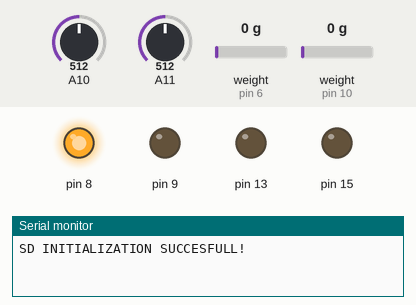
Simulated run of this sketch. Board: Arduino Mega 2560, built with avr-gcc and run on an emulated ATmega2560. Shown: output pins drawn as LEDs (lit = HIGH), the last lines printed to the serial monitor. The test bench sets the inputs (shaded band); at power-on: A10 = 512, A11 = 512, weight on the scale (sensors on pin 6, pin 10) 0 g. Storage starts empty; no radio packets arrive unless stated.

Above: at 3.1 s.
At 5.2 s:
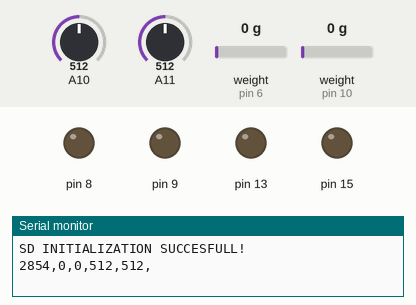
Timing chart, 0 to 5.7 s (numbered marks = the images above):
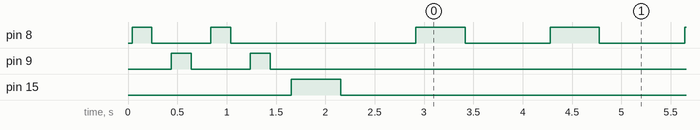

The sketch:

Banquinho-Code.ino
```cpp
/**
 * Banquinho Code
 * @version 1.0
 * @author Carlos Andrade Hernandez
 * @author Lidia Monroy
 * @author Natalie Jimena Roldan
 * @date 02/04/2024
*/

#include <Q2HX711.h>
#include <SdFat.h>
#include <SPI.h>
#include <LoRa.h>

// *-----LOAD CELL PINS-----*
#define HX711_DOUT1   6
#define HX711_SCK1    7

#define HX711_DOUT2   10
#define HX711_SCK2    11

// *-----PRESSURE SENSOR PINS-----*
#define pressurePin1   27
#define pressurePin2   26

// *-----TEMPERATURE SENSOR PINS-----*
#define temperaturePin1   14
#define temperaturePin2   2

// *-----SPI PINS-----*
#define MISO         16 //21 físico
#define CS_LORA      17 //17 - 29 físico 22 maybe
#define CS_SD        22 //29 maybe
#define MOSI         19 //25 físico
#define DIO_0        20 //100000000 - 14 físico
#define RST          21 //21
#define SCK          18 //24 maybe

// *-----STATE SIGNALS PINS-----*
#define LED_1     8
#define LED_2     9
#define BUZZER    15

// *-----PIROTECNIC CHANEL PIN-----*
#define CH1       13

// *-----LOAD CELLS CONSTANTS, OBJECTS AND VARS-----*
#define A1           /*0.00004*/ 7.72797e-05
#define B1          /*-0.673906*/  -646.825

#define A2            7.72797e-05
#define B2            -646.825

Q2HX711 loadcell1(HX711_DOUT1,HX711_SCK1);
Q2HX711 loadcell2(HX711_DOUT2,HX711_SCK2);

unsigned long cellADC1;
unsigned long cellADC2;

float kgf1;
float kgf2;

// *-----PRESSURE SENSORS VARS-----*
unsigned long pressureADC1;
unsigned long pressureADC2;

float mpa1;
float mpa2;

// *-----TEMPERATURE SENSORS VARS-----*
unsigned long temperatureADC1;
unsigned long temperatureADC2;

float celsius1;
float celsius2;

// *-----DATA OBJECTS AND VARS-----*
SdFat sd;
String fileName;
String dataCSV;

// *-----EXTRA VARS-----*

void setup() {
  Serial.begin(115200);

  // START MODULES (SD, LORA, LEDS AND BUZZER)
  start_modules();

  // CREATE THE FILE NAME
  fileName = createFileName("data", ".csv");

  // CREATE HEADERS TO THE FILE
  //String header = "t[s], cellADC1, cellADC2, pressureADC1, pressureADC2, tempADC1, tempADC2,";
  //header += "kgf1, kgf2, mpa1, mpa2, celsius1, celsius2";
  String header = "t[s], cellADC1, pressureADC1,";
  header += "kgf1, mpa1";
  writeFile(fileName, header, false);

  // BUZZ OF SUCCESS OF SETUP
  buzz(15, 500);
}


void loop() {
  // ACTIVATE THE PIROTECNIC CHANEL 60 segs

  // Read the values of the load cell and update their vars values
  readCells();
  // Read the values of pressure sensor and update their vars values
  readPressure();
  // Read the values of temperature sensor and update their vars values
  //readTemperature();
  // Build the CSV string
  buildCsvString();
  // Send the CSV string with LoRa
  loraSend(dataCSV);
  // Write data into de SD file
  //writeFile(fileName, dataCSV, true);

  Serial.println(dataCSV);


  delay(100);
}
```

functions.ino
```cpp
/**
  * Function to blink a defined led
  * @param pin  LED pin
  * @param time time between the blinks
*/
void blink(int pin, int time) {
  digitalWrite(pin, HIGH);
  delay(time);
  digitalWrite(pin, LOW);
  delay(time);
}

/**
  * Function to buzz a defined buzzer
  * @param pin  Buzzer pin
  * @param time time between the buzz
*/
void buzz(int pin, int time) {
  digitalWrite(pin, HIGH);
  delay(time);
  digitalWrite(pin, LOW);
  delay(time);
}

void kboom(int pin, int time, bool toBuzz) {
  if (toBuzz) {
    buzz(15, 500);
  }
  digitalWrite(pin, HIGH);
  delay(time);
  digitalWrite(pin, LOW);
}

/*
 * Function to initialize the LoRa Module
*/
void lora_init() {
  LoRa.setPins(CS_LORA, RST, DIO_0);
  if (!LoRa.begin(915E6)) {
    Serial.println("LoRa INITIALIZATION ERROR");
    // while (1);
  }
  // SF -> 7
  // CR -> 4
  LoRa.setSyncWord(0xB2);
  //LoRa.setSpreadingFactor(6);
  //LoRa.setSignalBandwidth(125E3);
  //LoRa.setTxPower(18);
}

/*
 * Function to initialize the SD Module
*/
void sd_init() {
  if (!sd.begin(CS_SD, SPI_HALF_SPEED)) {
    Serial.println("ERROR IN THE SD INITIALIZATION!");
    blink(9, 50); // Blink until the SD BEGIN CORRECTLY
  }
  Serial.println("SD INITIALIZATION SUCCESFULL!");
}

/**
  * Function to start the modules.
*/
void start_modules() {
  // LEDS AND PIROTECNIC CHANEL INITIALIZATION
  pinMode(8, OUTPUT);
  pinMode(9, OUTPUT);
  pinMode(15, OUTPUT);
  pinMode(13, OUTPUT);

  // SD BEGIN PROCEDURE
  sd_init();

  // LORA MODULE BEGIN PROCEDURE
  lora_init();

  // Blink four time to indicate success
  blink(8, 200);
  blink(9, 200);
  blink(8, 200);
  blink(9, 200);
}

/**
  * Function to create the final name of the file.
  * If exists a file with the proposed name, then this
  * function adds a number to the name
  * @param name proposed file name
  * @param extension extension of the file
  * @return String with the final file name
*/
String createFileName(String name, String extension) {
  // if exists, then add a number to the name
  if (sd.exists("/" + name + extension)) {
    return nameWithNumber(name, extension,1);
  }
  name = name + extension;
  return name;
}

/**
  * Function that adds a number to the name of a file
  * @param name proposed file name
  * @param extension extension of the file
  * @param counter counter of the name
  * @return String name with the final name with a number
*/
String nameWithNumber(String name, String extension, int counter) {
  // generates the name with the number
  String proposedName = name + String(counter) + extension;

  // if already exists a file name with the counter number, tries with the name with counter + 1
  if (sd.exists("/" + proposedName)) {
    return nameWithNumber(name, extension, counter + 1);
  }
  return proposedName;
}

/**
  * Function to write data into the sd file
  * @param name file name
  * @param data data to write into the file
*/
void writeFile(String name, String data, bool toBlink) {
  // create or open file in write mode
  File dataFile = sd.open(name, FILE_WRITE);
  if (dataFile) {
    // write data into the dile
    dataFile.println(data);

    // close the file
    dataFile.close();

    // Blinks to indicate tha the data was written correctly
    if (toBlink) {
      blink(8, 10);
    }

  } else {
    Serial.println("ERROR WRITTING INTO FILE " + name);
  }
}

/**
  * Function to read and save the data of the load cells into vars
*/
void readCells() {
  // Load Cell 1
  cellADC1 = loadcell1.read();
  kgf1 = A1 * cellADC1 + B1;

  // Load Cell 2
  cellADC2 = loadcell2.read();
  kgf2 = A2 * cellADC2 + B2;
}

/**
 * Mapping
 * Given an input voltage and a range, deduce the pressure
 * @param x Input voltage to map
 * @param in_min Minimum input voltage value [V]
 * @param in_max Maximum input voltage value [V]
 * @param out_min Minimum output pressure value [MPa]
 * @param out_max Maximum output pressure value [MPa]
 * @return Pressure value in MPa
*/
float mapping(float X, float in_min, float in_max, float out_min, float out_max) {
  return out_min + ((X - in_min)*(out_max-out_min)/(in_max-in_min));
}

/**
 * Function to read the pressure sensors
*/
void readPressure() {
  // Pressure Sensor 1
  pressureADC1 = analogRead(pressurePin1);
  float voltage1 = (float) pressureADC1 * (5.0/1023.0);
  mpa1 =  mapping(voltage1,0.5,4.5,0,6.8948);

  //Pressure Sensor 2
  pressureADC2 = analogRead(pressurePin2);
  float voltage2 = (float) pressureADC2 * (5.0/1023.0);
  mpa2 =  mapping(voltage2,0.5,4.5,0,6.8948);
}

/**
 * Function to read the temperature sensors
*/
void readTemperature() {
  // Temperature Sensor 1
  temperatureADC1 = 0;
  celsius1 = 0;

  // Temperature Sensor 2
  temperatureADC2 = 0;
  celsius2 = 0;
}

/**
 * Function to update the casv string with the values of vars of the data
 * of that moment
*/
//void buildCsvString() {
  //dataCSV = (String) millis() + "," + (String) cellADC1 + "," + (String) cellADC2 + ",";
  //dataCSV += (String) pressureADC1 + "," + (String) pressureADC2 + ",";
  //dataCSV += (String) temperatureADC1 + "," + (String) temperatureADC2 + ",";
  //dataCSV += (String) kgf1 + "," + (String) kgf2 + "," + (String) mpa1 + ",";
  //dataCSV += (String) mpa2 + "," + (String) celsius1 + "," + (String) celsius2;
//}
void buildCsvString() {
  //dataCSV = (String) millis() + "," + (String) cellADC1 + "," + (String) pressureADC1 + ",";
  //dataCSV += (String) kgf1 + "," + (String) mpa1;
  dataCSV = (String) millis() + "," + (String) cellADC1 + "," + (String) cellADC2 + ",";
  dataCSV += (String) pressureADC1 + "," + (String) pressureADC2 + ",";
}

/**
  * Function to send data by LoRa
  * @param data data to write send by LoRa
*/
void loraSend(String data) {
  LoRa.beginPacket();
  LoRa.print(data);
  LoRa.endPacket();
  digitalWrite(8,HIGH);
  delay(500);
  digitalWrite(8,LOW);
  delay(500);
}
```

Measured:
- by itself, pin 8: goes LOW 0.60 s, HIGH 0.20 s, LOW 1.9 s, 93 × (HIGH 0.50 s, LOW 0.86 s), then HIGH
